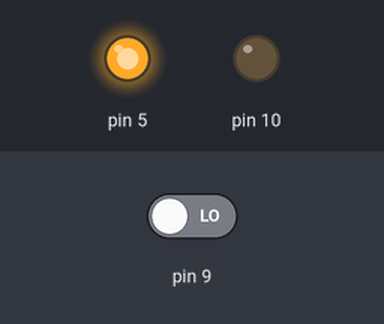
Bench run of a sketch on a simulated Arduino Uno, built with avr-gcc and run on an emulated ATmega328P. Shown: output pins drawn as LEDs (lit = HIGH). The inputs (shaded band) are chosen by the test bench; at power-on: pin 9 LOW.

Above: at 1.2 s.
1.3 s: pin 9 driven HIGH
At 1.8 s:
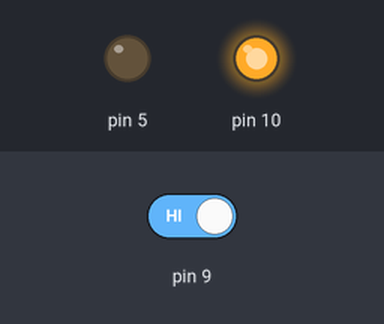
2.8 s: pin 9 driven LOW
At 4.2 s:
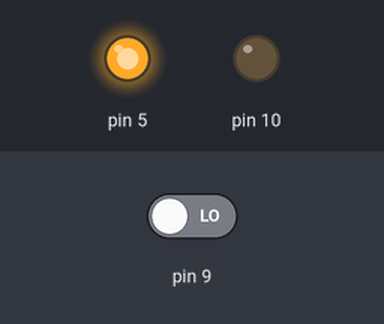
Timing chart, 0 to 5.8 s (numbered marks = the images above; inputs shaded):
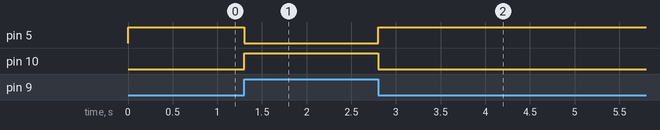

Measured:
- after the input at 1.3 s, pin 5: HIGH → LOW at once; pin 10: LOW → HIGH at once
- after the input at 2.8 s, pin 5: LOW → HIGH at once; pin 10: HIGH → LOW at once

The sketch:

mighty_lappi1__1_.ino
```cpp
void setup()
{
  pinMode(10,OUTPUT);
  pinMode(9,INPUT);
  pinMode(5,OUTPUT);
}

void loop()
{
  if(digitalRead(9) == HIGH)
  {
    digitalWrite(5,LOW);
    digitalWrite(10,HIGH);
  }

  else if(digitalRead(9) == LOW)
        {
        digitalWrite(10,LOW);
        digitalWrite(5,HIGH);
    }
}
```
